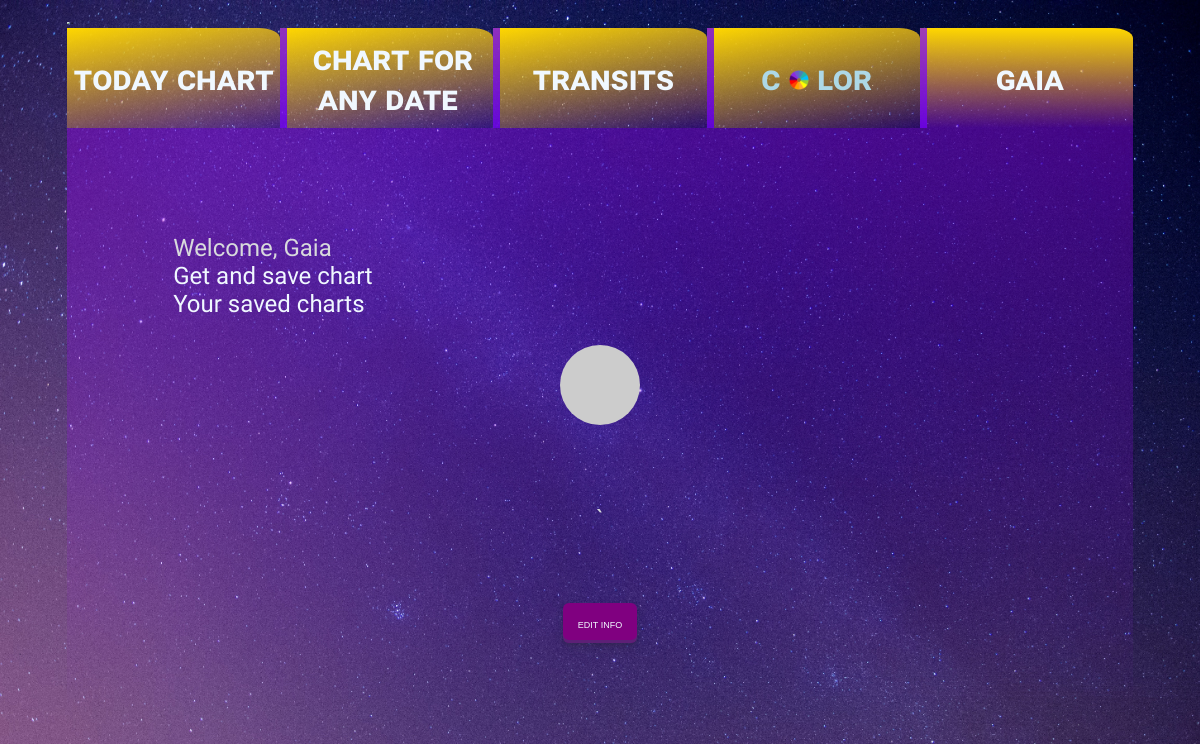
/user_lounge/hot_piggy_tale (signed in), run on an earlier commit of the app's database.
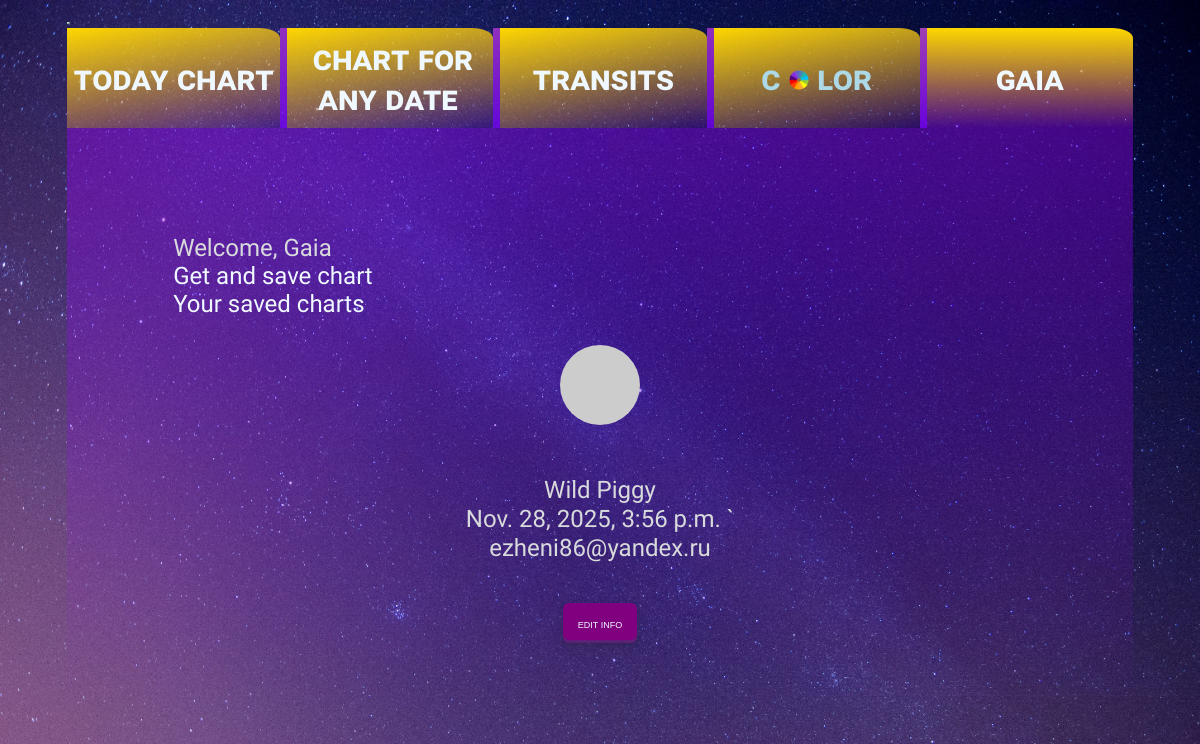
And on a later commit of the database.
### users/models.py (models this page shows, shortened)
class CustomUser(AbstractUser):
    email = models.EmailField(unique=True)
    description = models.TextField(max_length=600, default='', blank=True)
    birthdate = models.DateTimeField(default=timezone.now)
    def make_avatar(self, size=128):
        digest = md5(self.email.lower().encode('utf-8')).hexdigest()
        return f'https://www.gravatar.com/avatar/{digest}?d=identicon&s={size}'

### users/views.py (the view, shortened to what this page needs)
# urls.py: path('user_lounge/', views.user_lounge),
def user_lounge(request, username):
    user = get_user_model().objects.filter(username=username).first()
    if user:
        form = UserUpdateForm(instance=user)
        form.fields['description'].widget.attrs = {'rows': 1}
        return render(request, 'user_lounge.html', context={'form': form})
    return render(request, 'user_lounge.html')

### astroplan/templates/user_lounge.html (shortened to what this page needs)
{% extends "base.html" %}
{% load static %}
{% load crispy_forms_tags %}
 {% block navigation %}
<div class="menu-choice" id="today-chart" >
    <a class="menu-link" href="{% url 'show by date' %}"> Today chart </a>
</div>
<div class="menu-choice">
    <a  class="menu-link" href="{% url 'chart for ad' %}" target = '_blank'>Chart for any date</a>
</div>
<div class="menu-choice">
    <a  class="menu-link" href="{% url 'transit form chart' %}" target = '_blank'>Transits</a>
</div>
<div class="menu-choice">
    <div class="menu-choice-dd"> C <img id='clr-chart-icon' src="{% static 'images/z_in_clr.png' %}"> LOR
    </div>
</div>
<div class="menu-choice" style="background-image:linear-gradient(gold, rgba(159,0,255, 0.4));">
     {% if user.is_authenticated %}
    <div class="menu-choice-dd">
        <a href= "{% url 'user lounge' user.username %}" target = '_blank'> {{ user.username }} </a>
         {% endif %}
</div>
{% endblock %}
{% block content-data %}
{% if user.is_authenticated %}
Welcome,  {{ user.username }}
{% else %}
You have not logged in
<a href="http://127.0.0.1:8000/login/"> Log in </a>
{% endif %}
<div>
    <a href="{% url 'ul chart forms' %}"> Get and save chart</a>
</div>
     <a href="{% url 'user chart lists' %}"> Your saved charts </a>
<div class="user-info">
         <img src="{{ user.make_avatar }}" class="avatar">
        <p>{{ form.instance.first_name }} {{ form.instance.last_name }}
               </br> {{ form.instance.birthdate }}
            `    </br>  {{ form.instance.email }}
                 </br> {{ form.instance.description }}</p>
         <button class="form-button" onclick="openForm()"> Edit Info </button>
                        {{ form.media }}
</div>
{% endblock %}

What changed in the data, as far as the page shows it:
added CustomUser: instance.first_name "Wild", instance.last_name "Piggy", instance.birthdate "Nov. 28, 2025, 3:56 p.m.", instance.email "ezheni86@yandex.ru"
